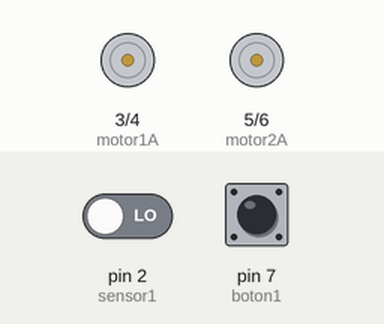
The sketch below on a simulated Arduino Uno, built with avr-gcc and run on an emulated ATmega328P. Parts: motor-driver pin pairs drawn as motors (green arrow = first pin HIGH = forward, orange = second pin HIGH = backward, longer = more drive, scaled by the enable pin). The test bench sets the inputs (shaded band); at power-on: pin 7 (boton1) HIGH, pin 2 (sensor1) LOW.

Above: at 1.2 s.
1.3 s: pin 7 (boton1) pulled LOW for 0.15 s
At 2.4 s:
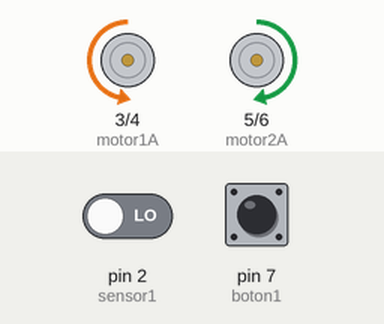
3.1 s: pin 2 (sensor1) driven HIGH
At 3.5 s:
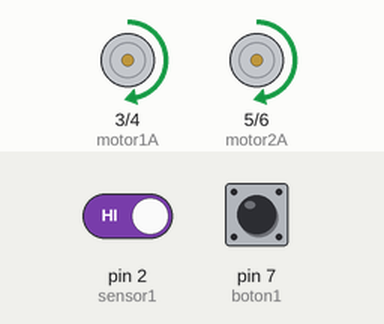
4.6 s: pin 2 (sensor1) driven LOW
At 5.9 s:
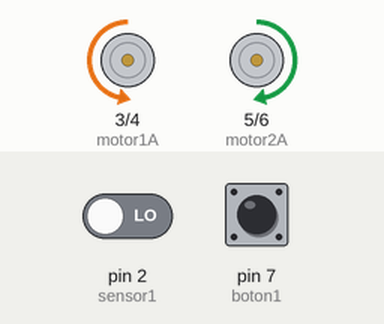
Timing chart, 0 to 7.6 s (numbered marks = the images above; inputs shaded):
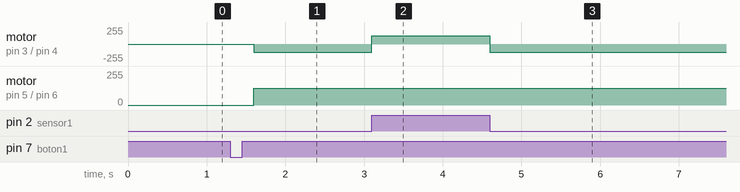

The sketch:

evaderRobot.ino
```cpp
/*
    Author: Luis Marquez
    Date: 2021/04/08
    Description:
        Learning how to make a evader robot
*/

const int sensor1 = 2;
const int boton1 = 7;
int sensor1State = 0;
const int pwm1 = 10;
const int pwm2 = 11;
const int motor1A = 3;
const int motor1B = 4;
const int motor2A = 5;
const int motor2B = 6;
int boton1Val = HIGH;
int botonEstado = HIGH;

void derecho(){
    digitalWrite(motor1A, HIGH);
    digitalWrite(motor1B, LOW);
    digitalWrite(motor2A, HIGH);
    digitalWrite(motor2B, LOW);
}
void giroIzquierda(){
    digitalWrite(motor1A, LOW);
    digitalWrite(motor1B, HIGH);
    digitalWrite(motor2A, HIGH);
    digitalWrite(motor2B, LOW);
}
void giroDerecha(){
    digitalWrite(motor1A, HIGH);
    digitalWrite(motor1B, LOW);
    digitalWrite(motor2A, LOW);
    digitalWrite(motor2B, HIGH);
}
void setup() {

    pinMode(sensor1, INPUT);
    pinMode(boton1, INPUT_PULLUP);

    pinMode(motor1A, OUTPUT);
    pinMode(motor1B, OUTPUT);
    pinMode(motor2A, OUTPUT);
    pinMode(motor2B, OUTPUT);
}

void loop() {

    boton1Val = digitalRead(boton1);
    if(boton1Val == LOW)
    {
        botonEstado = LOW;
        delay(300);
    }
    else
    {
        botonEstado = HIGH;
    }

    while(botonEstado == LOW){
        sensor1State = digitalRead(sensor1);
        if(sensor1State == HIGH)
        {
            analogWrite(pwm1, 125);
            analogWrite(pwm2, 125);
            derecho();
        }
        else
        {
            analogWrite(pwm1, 125);
            analogWrite(pwm2, 125);
            giroIzquierda();
        }

        boton1Val = digitalRead(boton1);

        if(boton1Val == LOW)
        {
            botonEstado = HIGH;
            delay(300);
            }
    }
}
```

Measured:
- after the input at 1.3 s, motor on pin 3 (motor1A) / pin 4 (motor1B): stopped → backward 125/255 after 0.30 s; motor on pin 5 (motor2A) / pin 6 (motor2B): stopped → forward 125/255 after 0.30 s
- after the input at 3.1 s, motor on pin 3 (motor1A) / pin 4 (motor1B): backward 125/255 → forward 125/255 at once
- after the input at 4.6 s, motor on pin 3 (motor1A) / pin 4 (motor1B): forward 125/255 → backward 125/255 at once
